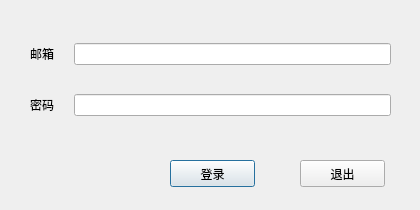
<?xml version="1.0" encoding="UTF-8"?>
<ui version="4.0">
 <class>dlg_login</class>
 <widget class="QDialog" name="dlg_login">
  <property name="geometry">
   <rect>
    <x>0</x>
    <y>0</y>
    <width>420</width>
    <height>210</height>
   </rect>
  </property>
  <property name="sizePolicy">
   <sizepolicy hsizetype="Fixed" vsizetype="Fixed">
    <horstretch>0</horstretch>
    <verstretch>0</verstretch>
   </sizepolicy>
  </property>
  <property name="minimumSize">
   <size>
    <width>420</width>
    <height>210</height>
   </size>
  </property>
  <property name="maximumSize">
   <size>
    <width>420</width>
    <height>210</height>
   </size>
  </property>
  <property name="windowTitle">
   <string>用户登录</string>
  </property>
  <widget class="QWidget" name="gridLayoutWidget">
   <property name="geometry">
    <rect>
     <x>30</x>
     <y>20</y>
     <width>361</width>
     <height>121</height>
    </rect>
   </property>
   <layout class="QGridLayout" name="gridLayout">
    <property name="horizontalSpacing">
     <number>20</number>
    </property>
    <property name="leftMargin">
     <number>0</number>
    </property>
    <item row="1" column="0">
     <widget class="QLabel" name="label_2">
      <property name="font">
       <font>
        <pointsize>9</pointsize>
       </font>
      </property>
      <property name="text">
       <string>密码</string>
      </property>
      <property name="alignment">
       <set>Qt::AlignRight|Qt::AlignTrailing|Qt::AlignVCenter</set>
      </property>
     </widget>
    </item>
    <item row="1" column="1">
     <widget class="QLineEdit" name="ledit_password">
      <property name="echoMode">
       <enum>QLineEdit::Password</enum>
      </property>
     </widget>
    </item>
    <item row="0" column="0">
     <widget class="QLabel" name="label">
      <property name="font">
       <font>
        <family>Abyssinica SIL</family>
       </font>
      </property>
      <property name="text">
       <string>邮箱</string>
      </property>
      <property name="alignment">
       <set>Qt::AlignRight|Qt::AlignTrailing|Qt::AlignVCenter</set>
      </property>
     </widget>
    </item>
    <item row="0" column="1">
     <widget class="QLineEdit" name="ledit_email"/>
    </item>
   </layout>
  </widget>
  <widget class="QPushButton" name="btn_login">
   <property name="geometry">
    <rect>
     <x>170</x>
     <y>160</y>
     <width>85</width>
     <height>27</height>
    </rect>
   </property>
   <property name="text">
    <string>登录</string>
   </property>
  </widget>
  <widget class="QPushButton" name="btn_exit">
   <property name="geometry">
    <rect>
     <x>300</x>
     <y>160</y>
     <width>85</width>
     <height>27</height>
    </rect>
   </property>
   <property name="text">
    <string>退出</string>
   </property>
  </widget>
 </widget>
 <tabstops>
  <tabstop>ledit_email</tabstop>
  <tabstop>ledit_password</tabstop>
  <tabstop>btn_login</tabstop>
  <tabstop>btn_exit</tabstop>
 </tabstops>
 <resources/>
 <connections>
  <connection>
   <sender>btn_exit</sender>
   <signal>clicked()</signal>
   <receiver>dlg_login</receiver>
   <slot>close()</slot>
   <hints>
    <hint type="sourcelabel">
     <x>342</x>
     <y>173</y>
    </hint>
    <hint type="destinationlabel">
     <x>209</x>
     <y>104</y>
    </hint>
   </hints>
  </connection>
 </connections>
</ui>
